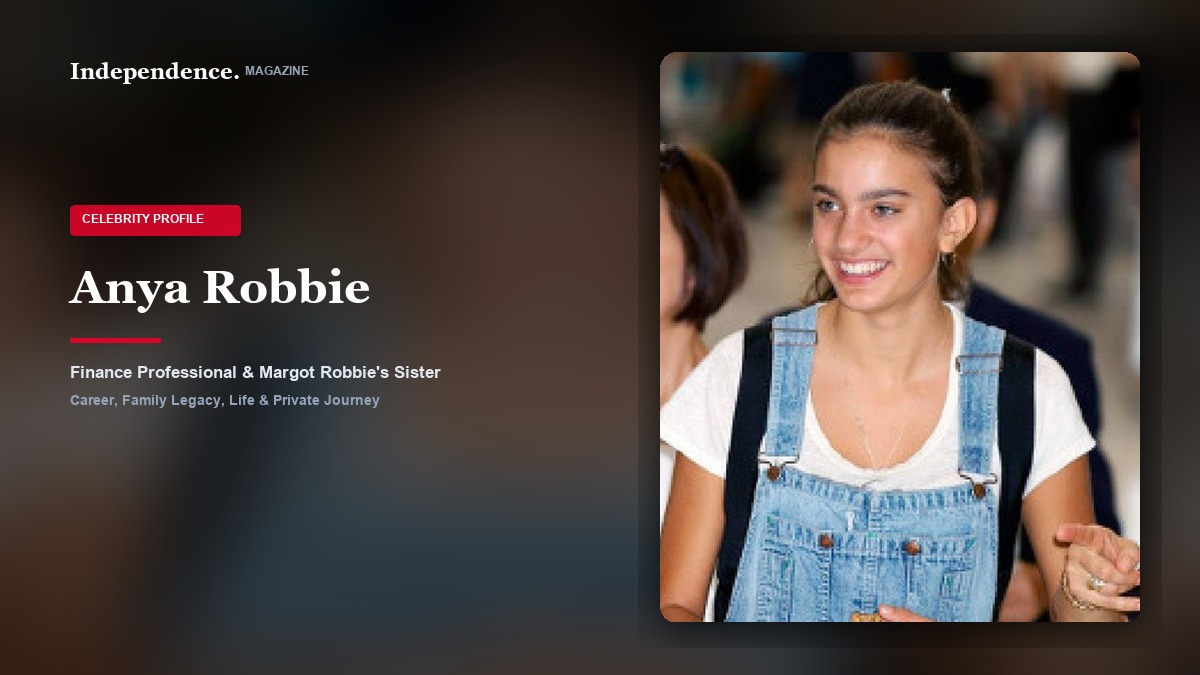
#> input picture assets/covers/anya-robbie-cover.jpg, 1200 x 675 px, given in place of gh_anya-robbie.jpg, which was not available
$ python generate_batch19_covers.py
#> lines starting #> are read from the running program, lines starting #| are printed output that depends on the picture
# -*- coding: utf-8 -*-
"""
Generate Batch 19 Covers and Middle Editorial Images (November 2, 2026)
Profiles:
1. Anya Robbie (Margot Robbie's sister, Australian accountant/finance executive)
2. Ann Belsky (Broadway costume designer, Rick Moranis' late wife)
3. Michael Cannata Jr. (Television director/producer, Doris Roberts' only son)
"""

import os
from PIL import Image, ImageDraw, ImageFont, ImageFilter, ImageEnhance

SCRIPT_DIR = os.path.dirname(os.path.abspath(__file__))
BASE_DIR = os.path.abspath(os.path.join(SCRIPT_DIR, ".."))
COVERS_DIR = os.path.join(BASE_DIR, "assets", "covers")
ART_DIR = r"C:\Users\Lapzone.pk\.gemini\antigravity\brain\896bc68d-223d-4f88-b2d0-574555754628"
os.makedirs(COVERS_DIR, exist_ok=True)

PROFILES = [
    # 1. Anya Robbie
    {
        "id": "anya-robbie",
        "src_image": os.path.join(ART_DIR, "gh_anya-robbie.jpg"),
        "crop_box": (970, 40, 1480, 680),
        "name": "Anya Robbie",
        "category": "Celebrity",
        "subtitle": "Finance Professional & Margot Robbie's Sister",
        "cover_filename": "anya-robbie-cover.jpg",
        "middle_src": os.path.join(ART_DIR, "gh_anya-robbie.jpg"),
        "middle_crop": (300, 20, 1438, 660),
        "middle_filename": "anya-robbie-middle.jpg"
    },
    # 2. Ann Belsky
    {
        "id": "ann-belsky",
        "src_image": os.path.join(ART_DIR, "gh_ann-belsky.jpg"),
        "crop_box": (1160, 50, 1580, 690),
        "name": "Ann Belsky",
        "category": "Biography",
        "subtitle": "Broadway Designer & Rick Moranis' Wife",
        "cover_filename": "ann-belsky-cover.jpg",
        "middle_src": os.path.join(ART_DIR, "gh_ann-belsky.jpg"),
        "middle_crop": (780, 20, 1580, 470),
        "middle_filename": "ann-belsky-middle.jpg"
    },
    # 3. Michael Cannata Jr.
    {
        "id": "michael-cannata-jr",
        "src_image": os.path.join(ART_DIR, "gh_michael-cannata-jr.jpg"),
        "crop_box": (930, 30, 1380, 690),
        "name": "Michael Cannata Jr.",
        "category": "Biography",
        "subtitle": "TV Director & Doris Roberts' Only Son",
        "cover_filename": "michael-cannata-jr-cover.jpg",
        "middle_src": os.path.join(ART_DIR, "gh_michael-cannata-jr.jpg"),
        "middle_crop": (820, 130, 1600, 569),
        "middle_filename": "michael-cannata-jr-middle.jpg"
    }
]

def generate_cover(item):
    width, height = 1200, 675
    raw_img = Image.open(item["src_image"]).convert("RGB")
#> raw_img is the input picture: PIL image 1200x675 RGB; mean R, G, B 74.4, 65.5, 62.5
    cropped_subject = raw_img.crop(item["crop_box"])
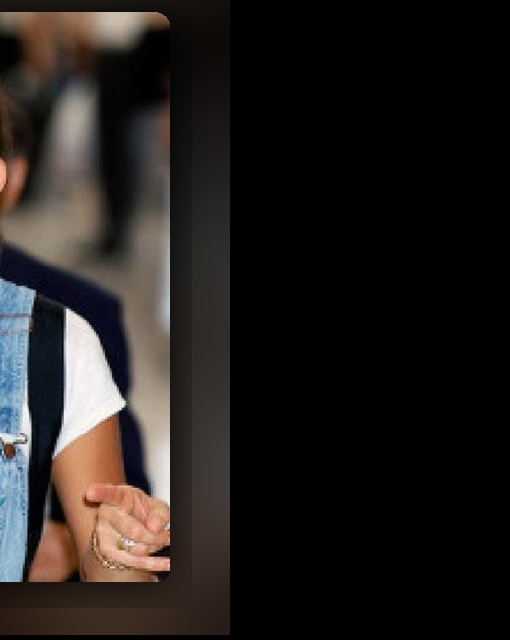
#> cropped_subject: PIL image 510x640 RGB; mean R, G, B 35.9, 31.8, 29.7

    # 1. Background: Blurred & Darkened version of subject photo
    bg = cropped_subject.resize((width, height), Image.Resampling.LANCZOS)
    bg = bg.filter(ImageFilter.GaussianBlur(radius=42))
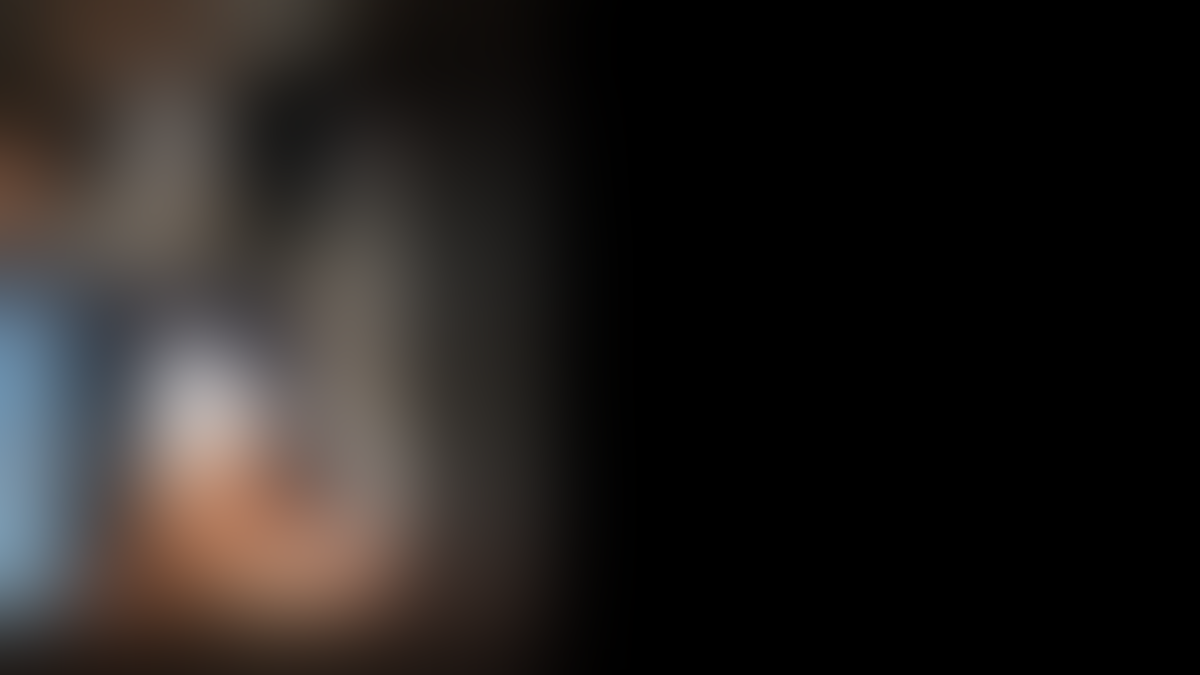
#> bg: PIL image 1200x675 RGB; mean R, G, B 35.3, 31.3, 29.3
    enhancer = ImageEnhance.Brightness(bg)
    bg = enhancer.enhance(0.35)

    # 2. Foreground Portrait Box (480 x 570)
    pw, ph = 480, 570
    sw, sh = cropped_subject.size
#> sw = 510; sh = 640
    target_ratio = pw / ph
    cur_ratio = sw / sh
#> cur_ratio = 0.797

    if cur_ratio > target_ratio:
        new_w = int(sh * target_ratio)
        left = (sw - new_w) // 2
        p_crop = cropped_subject.crop((left, 0, left + new_w, sh))
    else:
        new_h = int(sw / target_ratio)
#> new_h = 605
        top = (sh - new_h) // 4
#> top = 8
        p_crop = cropped_subject.crop((0, max(0, top), sw, min(sh, top + new_h)))
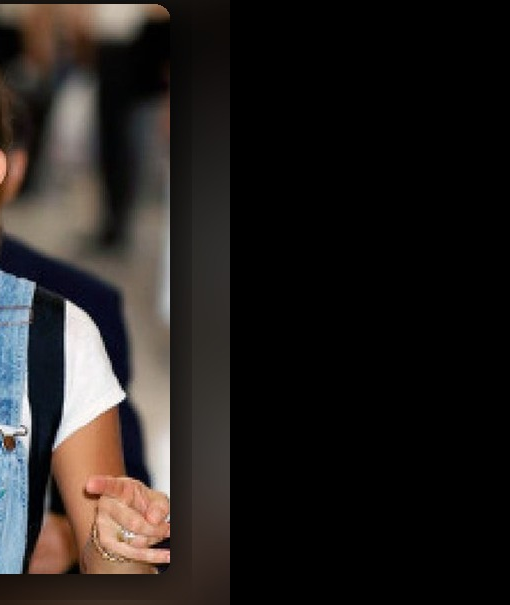
#> p_crop: PIL image 510x605 RGB; mean R, G, B 37, 33, 30.8

    portrait = p_crop.resize((pw, ph), Image.Resampling.LANCZOS)

    # Rounded corners mask
    mask = Image.new('L', (pw, ph), 0)
#> mask: PIL image 480x570 L; every value is 0
    mask_draw = ImageDraw.Draw(mask)
    mask_draw.rounded_rectangle([0, 0, pw, ph], radius=16, fill=255)

    px, py = width - pw - 60, (height - ph) // 2

    # Drop shadow
    shadow = Image.new('RGBA', (pw + 44, ph + 44), (0, 0, 0, 0))
#> shadow: PIL image 524x614 RGBA; every value is 0
    s_draw = ImageDraw.Draw(shadow)
    s_draw.rounded_rectangle([18, 18, pw + 26, ph + 26], radius=24, fill=(0, 0, 0, 195))
    shadow = shadow.filter(ImageFilter.GaussianBlur(radius=18))
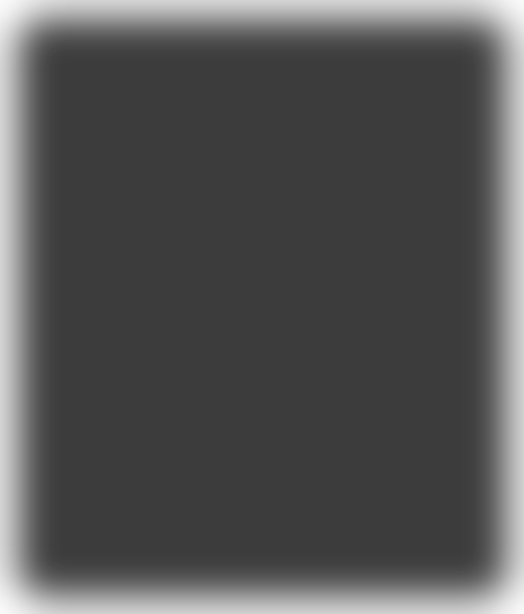
#> shadow: PIL image 524x614 RGBA; mean R, G, B, A 0, 0, 0, 169.9; transparent parts drawn white
    bg.paste(shadow, (px - 22, py - 18), shadow)

    # Paste sharp portrait
    bg.paste(portrait, (px, py), mask)
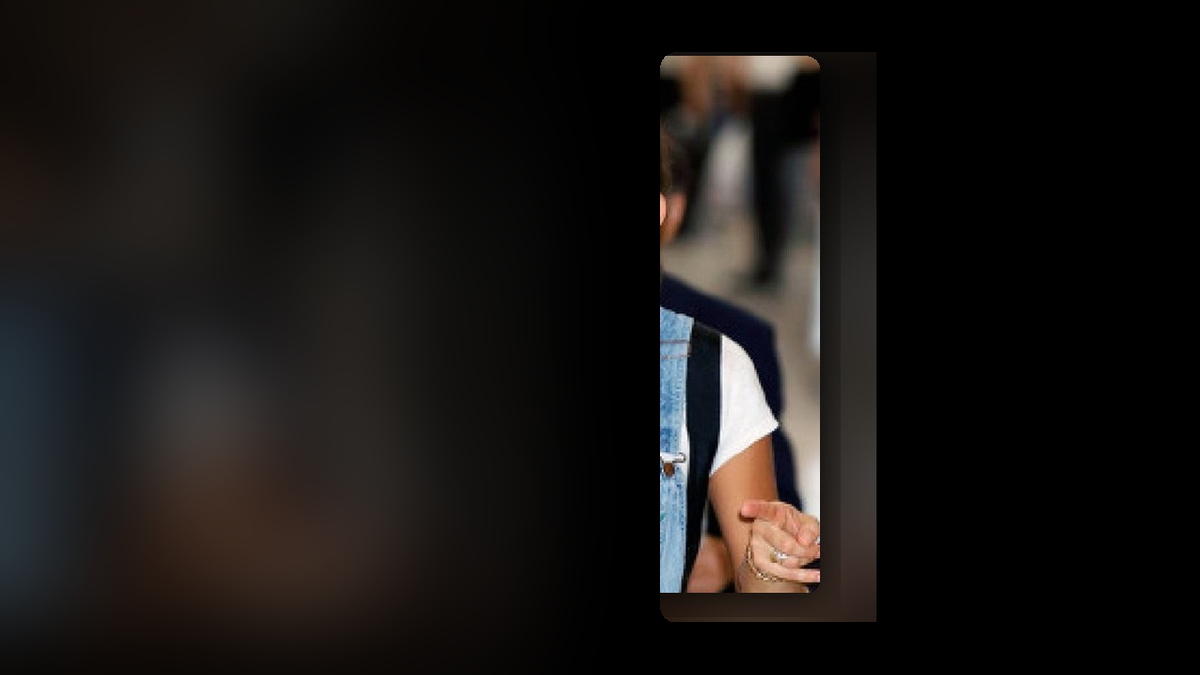
#> bg: PIL image 1200x675 RGB; mean R, G, B 24.6, 21.9, 20.4

    # 3. Editorial Typography (Left side)
    draw = ImageDraw.Draw(bg, 'RGBA')
    try:
        font_brand = ImageFont.truetype(r"C:\Windows\Fonts\georgiab.ttf", 22)
        font_tag = ImageFont.truetype(r"C:\Windows\Fonts\arialbd.ttf", 12)
        font_name = ImageFont.truetype(r"C:\Windows\Fonts\georgiab.ttf", 46)
        font_sub = ImageFont.truetype(r"C:\Windows\Fonts\arialbd.ttf", 17)
        font_sub2 = ImageFont.truetype(r"C:\Windows\Fonts\arialbd.ttf", 14)
    except Exception:
        font_brand = ImageFont.load_default()
        font_tag = ImageFont.load_default()
        font_name = ImageFont.load_default()
        font_sub = ImageFont.load_default()
        font_sub2 = ImageFont.load_default()

    # Top brand badge: Independence. MAGAZINE
    draw.text((70, 58), "Independence.", fill=(255, 255, 255), font=font_brand)
    draw.text((245, 64), "MAGAZINE", fill=(148, 163, 184), font=font_tag)

    # Category Pill
    tag_y = 205
    tag_text = f"{item['category'].upper()} PROFILE"
    draw.rounded_rectangle([70, tag_y, 240, tag_y + 30], radius=4, fill=(217, 4, 41, 235))
    draw.text((82, tag_y + 7), tag_text, fill=(255, 255, 255), font=font_tag)

    # Person Name
    name_lines = item["name"].split(" ")
    if len(name_lines) <= 2:
        draw.text((70, 260), item["name"], fill=(255, 255, 255), font=font_name)
        curr_y = 338
    else:
        line1 = " ".join(name_lines[:2])
        line2 = " ".join(name_lines[2:])
        draw.text((70, 250), line1, fill=(255, 255, 255), font=font_name)
        draw.text((70, 310), line2, fill=(255, 255, 255), font=font_name)
        curr_y = 385

    # Crimson underline accent
    draw.rectangle([70, curr_y, 160, curr_y + 4], fill=(217, 4, 41, 255))

    # Subtitles
    draw.text((70, curr_y + 24), item["subtitle"], fill=(226, 232, 240), font=font_sub)
    draw.text((70, curr_y + 54), "Career, Family Legacy, Life & Private Journey", fill=(148, 163, 184), font=font_sub2)

    cover_path = os.path.join(COVERS_DIR, item["cover_filename"])
    bg.save(cover_path, "JPEG", quality=92)
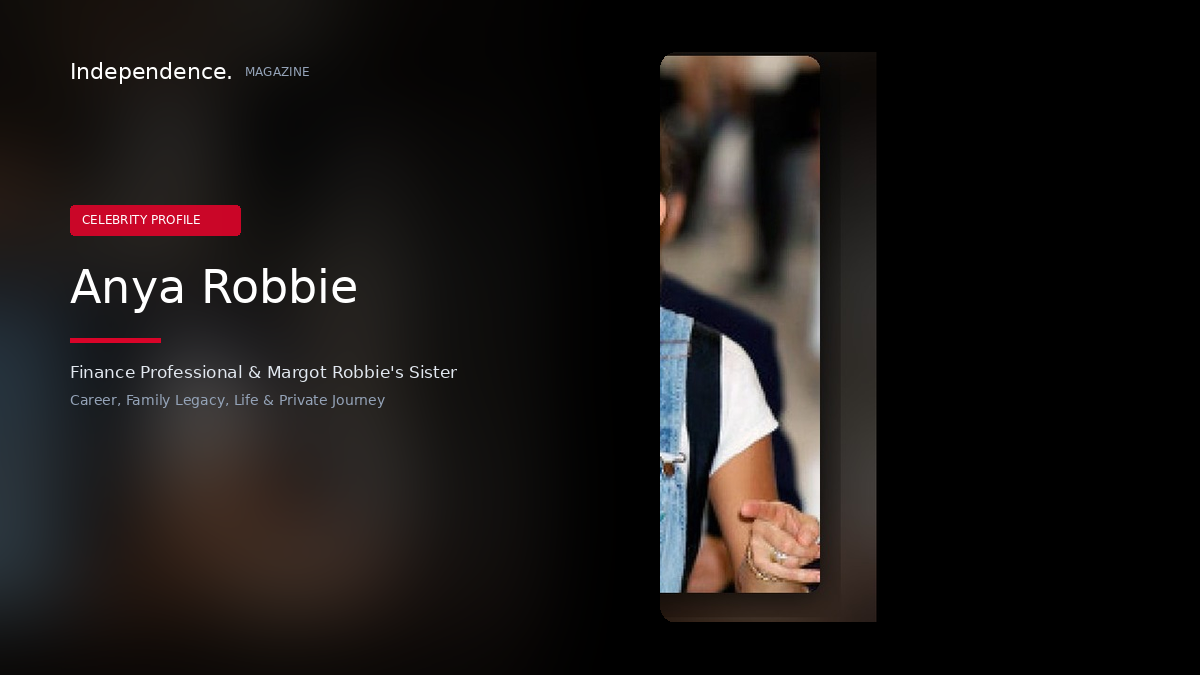
#> saved as anya-robbie-cover.jpg: PIL image 1200x675 RGB; mean R, G, B 27.3, 23.3, 22.2
    print(f"Generated Spark cover: {cover_path}")

    # Generate Middle Editorial Image with strict 16:9 ratio preservation
    middle_src = item.get("middle_src", item["src_image"])
    raw_middle = Image.open(middle_src).convert("RGB")
    mid_crop = raw_middle.crop(item["middle_crop"])
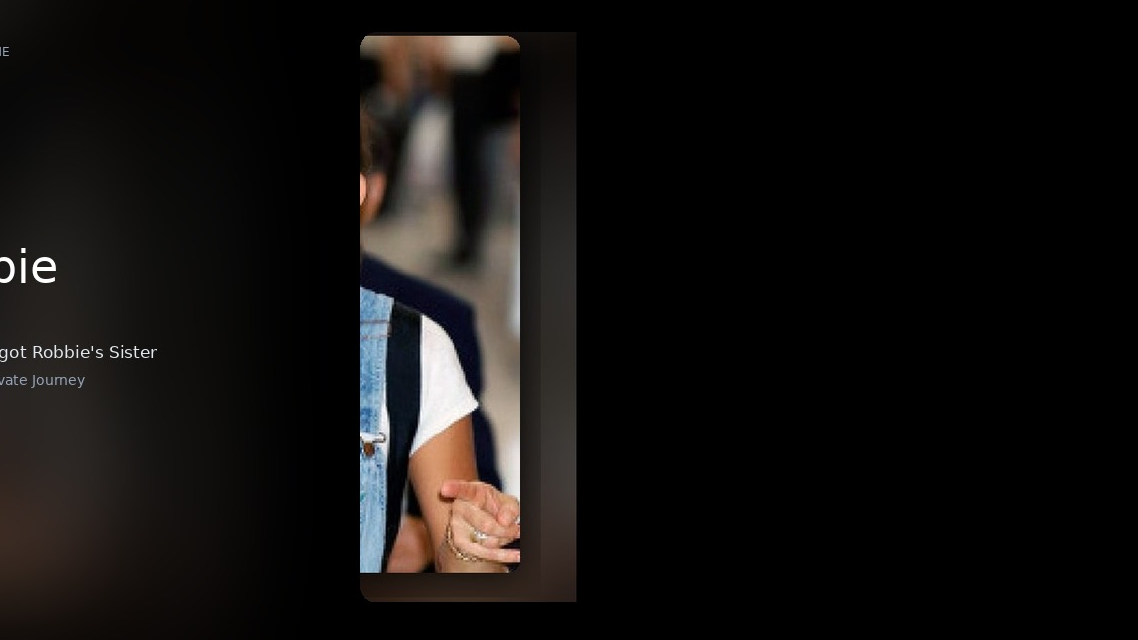
#> mid_crop: PIL image 1138x640 RGB; mean R, G, B 18.8, 16.7, 15.5

    mw, mh = mid_crop.size
#> mw = 1138; mh = 640
    target_mid_ratio = 16.0 / 9.0
    cur_mid_ratio = mw / mh
#> cur_mid_ratio = 1.78
    if cur_mid_ratio > target_mid_ratio:
        new_mw = int(mh * target_mid_ratio)
#> new_mw = 1137
        offset_x = (mw - new_mw) // 2
#> offset_x = 0
        mid_crop = mid_crop.crop((offset_x, 0, offset_x + new_mw, mh))
#> mid_crop: PIL image 1137x640 RGB
    elif cur_mid_ratio < target_mid_ratio:
        new_mh = int(mw / target_mid_ratio)
        offset_y = (mh - new_mh) // 3
        mid_crop = mid_crop.crop((0, max(0, offset_y), mw, min(mh, offset_y + new_mh)))

    mid_resized = mid_crop.resize((960, 540), Image.Resampling.LANCZOS)
    middle_path = os.path.join(COVERS_DIR, item["middle_filename"])
    mid_resized.save(middle_path, "JPEG", quality=90)
    print(f"Generated Middle 16:9 image: {middle_path}")

if __name__ == "__main__":
    for item in PROFILES:
        generate_cover(item)
    print("Finished generating Batch 19 covers and middle images!")
